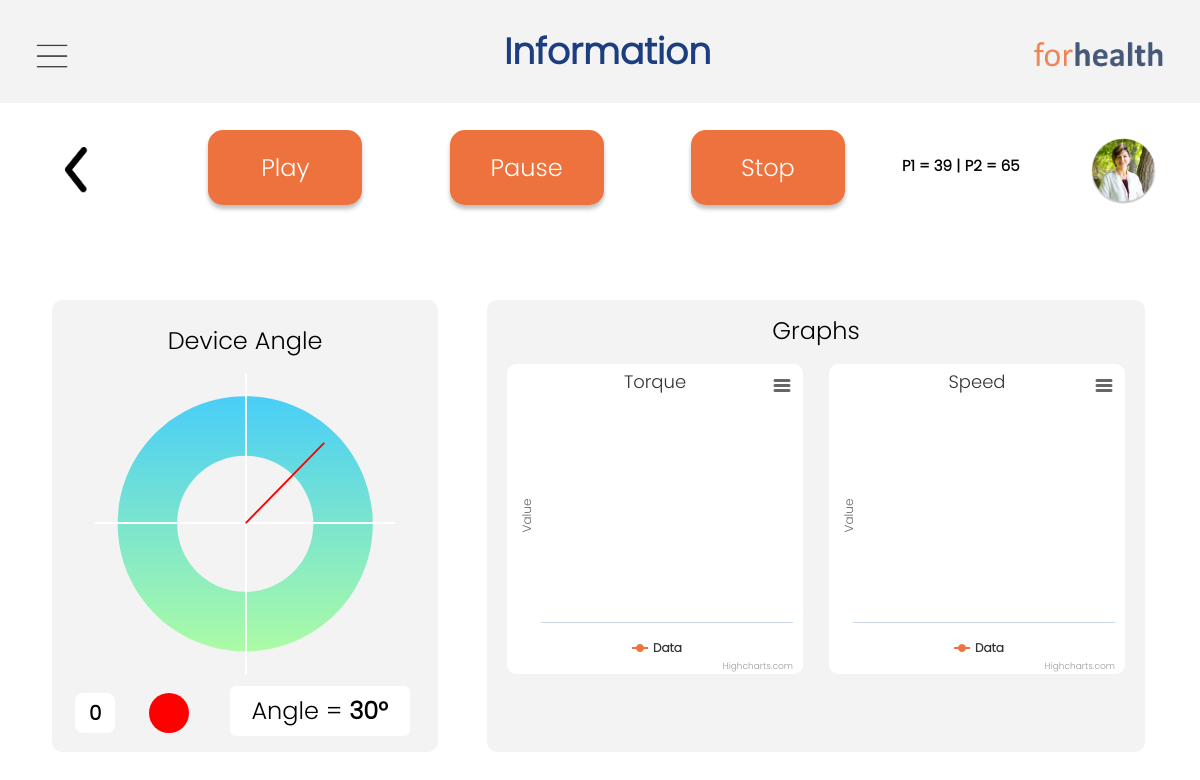
The page /information (signed in) on the database as committed earlier.
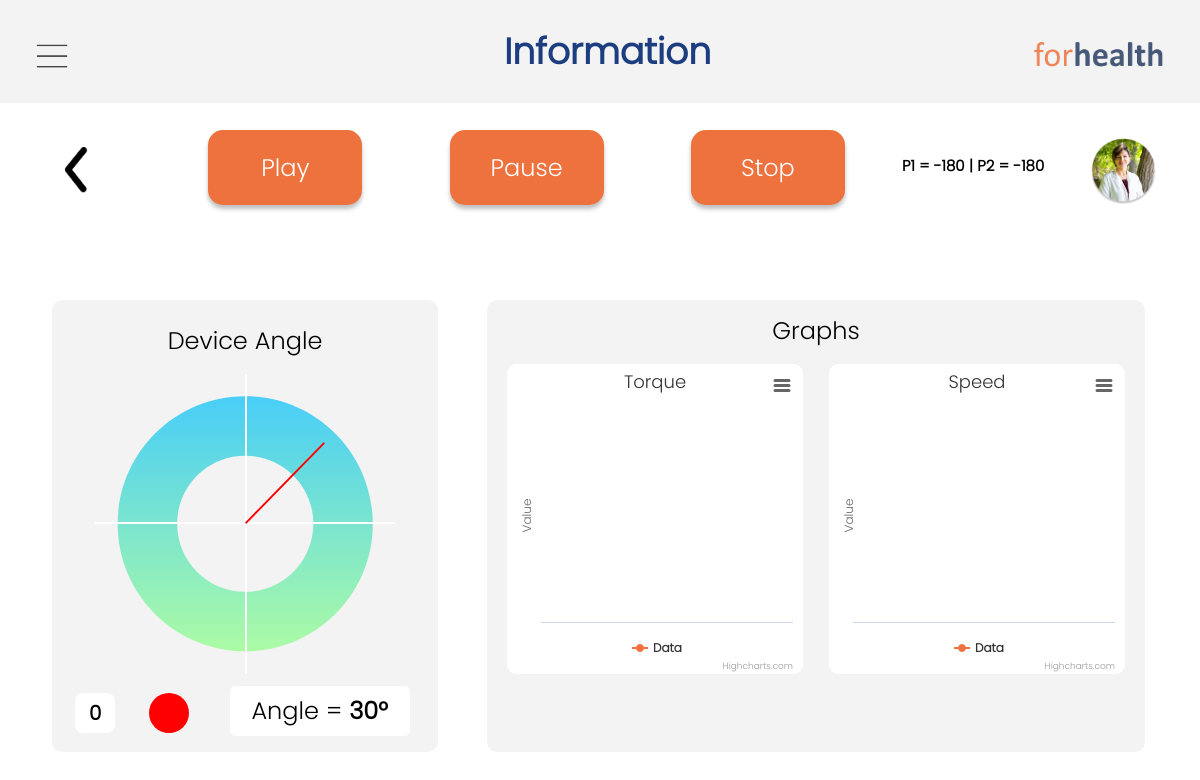
The same page on the database as committed later.
### tables this page shows
CREATE TABLE info1(name_user varchar(50),password_user varchar(50) ,email_user varchar(50) ,phone_user varchar(50) ,address_user varchar(50),uname varchar(50),uage varchar(50),uweight varchar(50),uheight varchar(50),selectbtn varchar(50),point1 int,point2 int,Resistance int,Rep int);

### main.py (the view)
@app.route('/information', methods=['GET', 'POST'])
def information():
    cursor.execute("select * from info1 WHERE name_user=(?)",
                       (session['username'],))
    dataform = cursor.fetchone()
    if dataform is not None:
        point1 = dataform["point1"]
        point2 = dataform["point2"]
        if session["username"] == session["username1"]:
            if dataform['selectbtn']=="Freedrive":
                return render_template("fourthpage.html",back="details",point1="0",point2="0")
            return render_template("fourthpage.html",back="select",point1=point1,point2=point2)
    else:
        return render_template("fourthpage.html")

### templates/fourthpage.html (shortened to what the changed rows need)
<!DOCTYPE html>
<html>
<head>
  <link rel="stylesheet" type="text/css" href="{{ url_for('static', filename='css/graphs.css') }}">
  <link rel="stylesheet" type="text/css" href="{{ url_for('static', filename='css/navbar.css') }}">
  <link rel="stylesheet" href="{{ url_for('static', filename='css/bootstrap.min.css') }}">
  <link rel="stylesheet" href="{{ url_for('static', filename='css/w3.css') }}">
  <link rel="stylesheet" href="{{ url_for('static', filename='css/input.css') }}">
</head>
<body>
  <link rel="stylesheet" href="{{ url_for('static', filename='css/myprofilenav.css') }}">
  <br>
  <div class="navbar"
    style="padding-top: 0.4%; padding-left:3%; padding-bottom: 6.6%; background-color: white; opacity: 100%;">
    <div style="float: left; width: 70%;">
        <div style=" position: absolute; margin-left: 50%; margin-top: 1.5%;">
          <p style="
          width: 156px;
          height: 36px;;
          font-family: Poppins;
          font-style: normal;
          font-weight: normal;
          font-size: 15px;
          line-height: 36px;
          margin-left: 60%;
          color: #000000;margin-top: 0%;" id="point12"><b>P1 = {{point1}} | P2 = {{point2}}</b></p>
        </div>
    </div>
  </div>
</body>
</html>

Rows that differ between the two databases and show on the page:
now on this page (row edited): info1: point1 "-180", point2 "-180"
Other text that changed with them:
{{ point1 }}: "39" → (not shown)
{{ point2 }}: "65" → (not shown)
